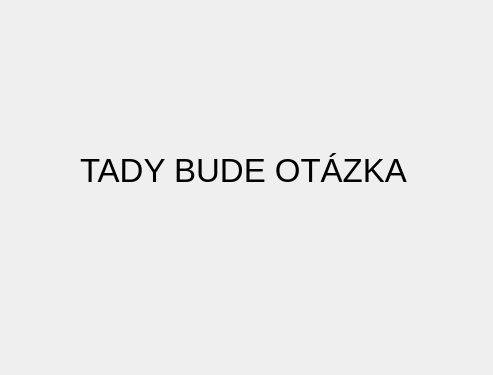
<?xml version="1.0" encoding="UTF-8"?>
<ui version="4.0">
 <class>Form</class>
 <widget class="QWidget" name="Form">
  <property name="geometry">
   <rect>
    <x>0</x>
    <y>0</y>
    <width>493</width>
    <height>375</height>
   </rect>
  </property>
  <property name="windowTitle">
   <string>Form</string>
  </property>
  <widget class="QLabel" name="label">
   <property name="geometry">
    <rect>
     <x>80</x>
     <y>120</y>
     <width>331</width>
     <height>101</height>
    </rect>
   </property>
   <property name="font">
    <font>
     <pointsize>25</pointsize>
    </font>
   </property>
   <property name="text">
    <string>TADY BUDE OTÁZKA</string>
   </property>
  </widget>
 </widget>
 <resources/>
 <connections/>
</ui>
